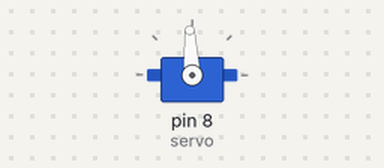
A sketch run on a simulated Arduino Uno, built with avr-gcc and run on an emulated ATmega328P. Parts: servo.

Above: at 0.05 s.
At 0.65 s:
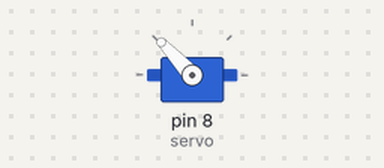
At 1.25 s:
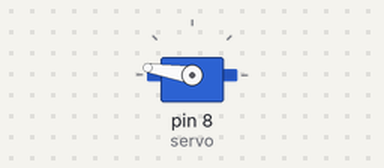
At 2.5 s:
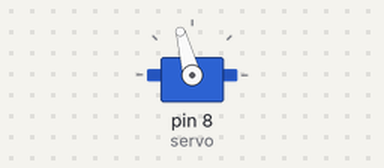
Timing chart, 0 to 6.2 s (numbered marks = the images above):
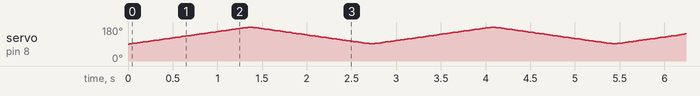

The sketch:

test_servo.ino
```cpp
#include <Servo.h>
Servo servo;
int angle = 90;
void setup() {
  // put your setup code here, to run once:
servo.attach(8);
  servo.write(angle);
}

void loop() {
  // put your main code here, to run repeatedly:
  for (angle = 90; angle < 180; angle++) {
    servo.write(angle);
    delay(15);
  }
  for (angle = 180; angle > 90; angle--) {
    servo.write(angle);
    delay(15);
  }
}
```
